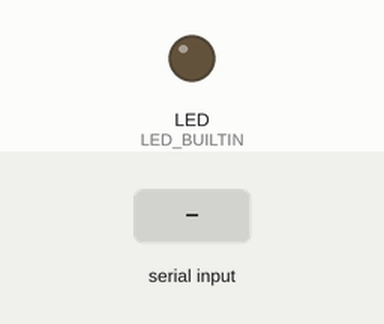
The sketch below on a simulated Raspberry Pi Pico W. Parts: output pins drawn as LEDs (lit = HIGH). Inputs (shaded band) come from the test bench. WiFi joins after 1.5 s; servers stay silent unless stated; what the sketch prints to the serial monitor is not drawn.

Above: at 1.0 s.
1.1 s: "1" received over Serial
3.6 s: "0" received over Serial
At 9.0 s:
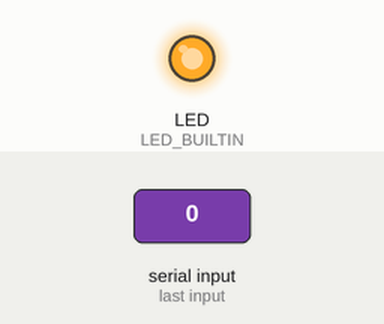
Timing chart, 0 to 15.0 s (numbered marks = the images above; inputs shaded):
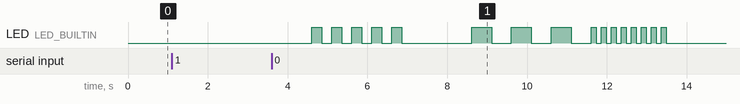

Measured:
- after the input at 1.1 s, every drawn part: stays the same
- after the input at 3.6 s, LED (LED_BUILTIN): goes 4 × (HIGH 0.25 s, LOW 0.25 s), HIGH 0.25 s, LOW 1.8 s, 3 × (HIGH 0.50 s, LOW 0.50 s), 7 × (HIGH 0.13 s, LOW 0.13 s), HIGH 0.13 s, then LOW, starting after 1.0 s

The sketch:

OTALedFlash.ino
```cpp
#include <WiFi.h>
#include <LEAmDNS.h>
#include <WiFiUdp.h>
#include <ArduinoOTA.h>
#include "OTALedFlash.h"

const char* ssid = STASSID;
const char* password = STAPSK;
const char* host = "OTA-LEDS";

void flash(int num, int period)
{
  for (int i =0;i<num;i++)
  {
    digitalWrite(LED_BUILTIN, HIGH);
    delay(period/2);
    digitalWrite(LED_BUILTIN, LOW);
    delay(period/2);
  }
}


void setup() {
  // initialize serial:
  Serial.begin(115200);
  while(!Serial);

  Serial.println("Booting");
  Serial.println("Remember if building this sketch, set Tools->Flash size 1MB AND 1MB (last option)");

  //Get SSID
  Serial.print("Enter SSID: ");
  while (Serial.available() == 0) {delay(100);}
  String _ssid = Serial.readString();
  _ssid.trim();
  if(_ssid.length() != 0)
    ssid=_ssid.c_str();
  Serial.println(ssid);

  //Get Password
  Serial.print("Enter Password:");
  while (Serial.available() == 0) {delay(100);}
  String _password = Serial.readString();
  _password.trim();
  if(_password.length()!=0)
    password = _password.c_str();
  Serial.println(password);

    /* Use BuiltIn LED for flashes */
  pinMode(LED_BUILTIN, OUTPUT);

  // Booting: 5 short pulses
  flash(BOOTING_NUMFLASHES, BOOTING_PERIOD);

  WiFi.mode(WIFI_STA);
  WiFi.begin(ssid, password);

  while (WiFi.waitForConnectResult() != WL_CONNECTED) {
    Serial.print(".");
    delay(100);
  }
  Serial.println();
  Serial.println("Connected");

  // Got WiFi: 3 long pulses
  flash(WIFI_STARTED_NUMFLASHES, WIFI_STARTED_PERIOD);

  /* configure  OTA server events */
  /*******************************************************************/
  ArduinoOTA.setPort(2040);

  // Hostname defaults to pico-[ChipID]
  //ArduinoOTA.setHostname(host);

  // No authentication by default
  // ArduinoOTA.setPassword("admin");

  // Password can be set with it's md5 value as well
  // MD5(admin) = 21232f297a57a5a743894a0e4a801fc3
  // ArduinoOTA.setPasswordHash("21232f297a57a5a743894a0e4a801fc3");

  ArduinoOTA.onStart([]() {  // switch off all hardware
    // Start OTA: 4 extra short pulses. Error if this is too long
    flash(OTA_ON_START_NUMFLASHES, OTA_ON_START_PERIOD);
    // Cause an error by making this too long:
    // flash(10, LONGPULSE);
  });

  ArduinoOTA.onEnd([]() {  // do a fancy thing with our board led at end
    // Done OTA:4 long pulses
    flash(OTA_ON_END_NUMFLASHES, OTA_ON_END_PERIOD);
  });

  ArduinoOTA.onError([](ota_error_t error) {
    Serial.printf("Error[%u]: ", error);
    // Error: 6 L-O-N-G pulses
    flash(OTA_ON_ERROR_NUMFLASHES, OTA_ON_ERROR__PERIOD);
    if (error == OTA_AUTH_ERROR) {
      Serial.println("Auth Failed");
      flash(2, SHORTPULSE);
    } else if (error == OTA_BEGIN_ERROR) {
      Serial.println("Begin Failed");
      flash(4, SHORTPULSE);
    } else if (error == OTA_CONNECT_ERROR) {
      Serial.println("Connect Failed");
      flash(6, SHORTPULSE);
    } else if (error == OTA_RECEIVE_ERROR) {
      Serial.println("Receive Failed");
      flash(8, SHORTPULSE);
    } else if (error == OTA_END_ERROR) {
      Serial.println("End Failed");
      flash(10, SHORTPULSE);
    }

    rp2040.restart();
  });
  /*******************************************************************/

  /* Setup the OTA server */
  ArduinoOTA.begin();
  Serial.println("Ready");
  Serial.println("Wait a while before trying OTA after serial upload.");
  Serial.println("Change port to network IPAddress");
  Serial.println("Run Putty or similar to serially connect.");
  // Ready: 8 ultra short pulses
  flash(READY_NUMFLASHES, READY_PERIOD);
    //print the local IP address
  IPAddress ip = WiFi.localIP();
  Serial.println(ip);
}

void loop() {
  ArduinoOTA.handle();
}
```

OTALedFlash.h
```cpp
#ifndef STASSID
#define STASSID "<SSID>"
#define STAPSK "<Password>"
#endif

#define SHORTPULSE 500
#define ULTRA_SHORTPULSE 250
#define LONGPULSE 1000
#define EXTRA_LONGPULSE 1000

#define BOOTING_NUMFLASHES  5
#define BOOTING_PERIOD SHORTPULSE

#define WIFI_STARTED_NUMFLASHES  3
#define WIFI_STARTED_PERIOD LONGPULSE

#define OTA_ON_START_NUMFLASHES  4
#define OTA_ON_START_PERIOD ULTRA_SHORTPULSE

#define OTA_ON_END_NUMFLASHES  4
#define OTA_ON_END_PERIOD LONGPULSE

#define OTA_ON_ERROR_NUMFLASHES  6
#define OTA_ON_ERROR__PERIOD EXTRA_LONGPULSE

#define READY_NUMFLASHES  8
#define READY_PERIOD ULTRA_SHORTPULSE
```
